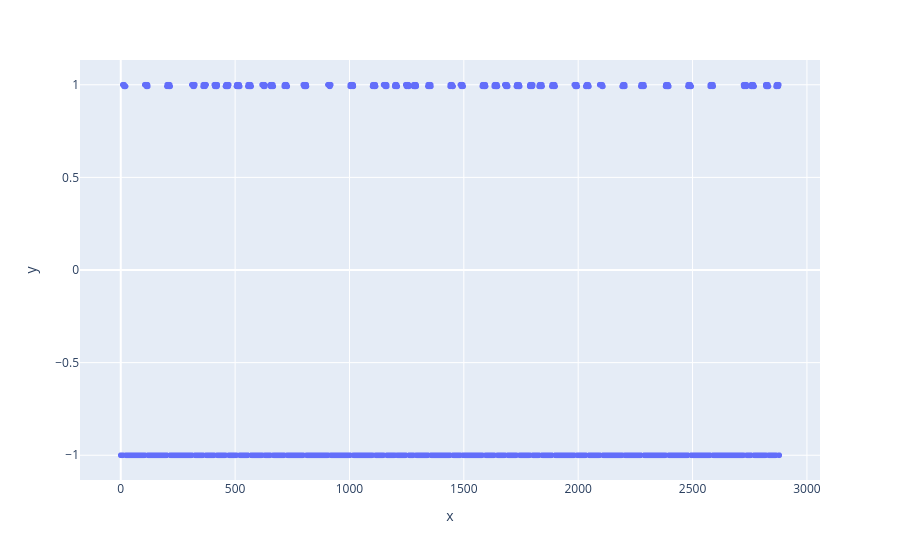

Notebook source saved alongside this figure:
### Code cell
import plotly.express as px

px.scatter(x=df.index, y=df[0])

### Figure 1 — Plotly figure (JSON) as saved in the notebook; plotly's stock layout.template omitted (floating-point values rounded to 4 significant figures; data arrays with more than 128 entries replaced by an {"elided": "..."} marker saying what was removed)
{"data": [{"hovertemplate": "x=%{x}<br>y=%{y}<extra></extra>", "legendgroup": "", "marker": {"color": "#636efa", "symbol": "circle"}, "mode": "markers", "name": "", "showlegend": false, "type": "scattergl", "x": {"elided": "2880 int values"}, "xaxis": "x", "y": {"elided": "2880 float values"}, "yaxis": "y"}], "layout": {"legend": {"tracegroupgap": 0}, "margin": {"t": 60}, "xaxis": {"anchor": "y", "domain": [0, 1], "title": {"text": "x"}}, "yaxis": {"anchor": "x", "domain": [0, 1], "title": {"text": "y"}}}}
